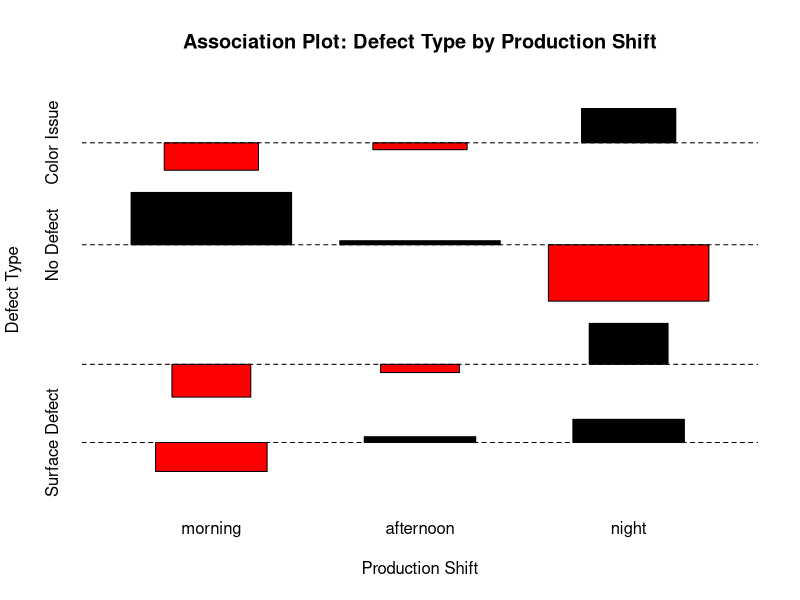
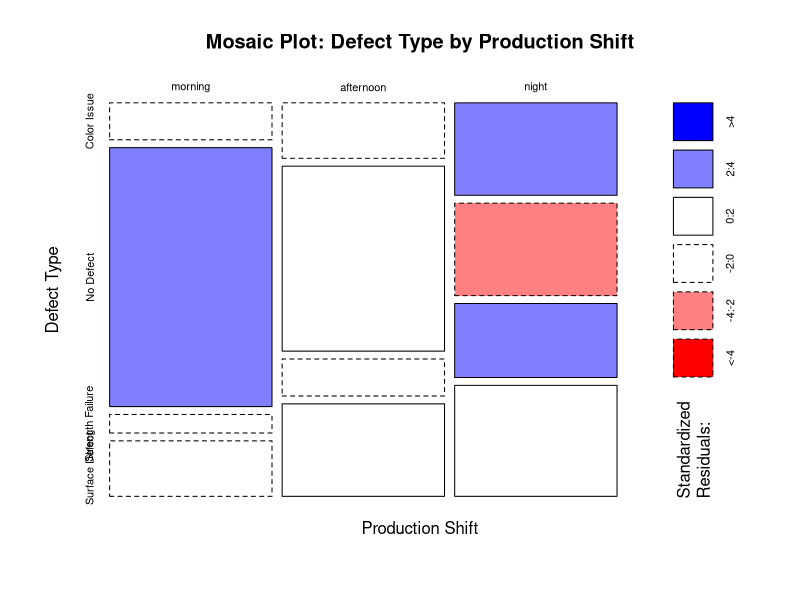

Recreate these plots in R, in order. (Note: this script raises an error after producing the figures.)


morning<-c(10,70,5,15)
afternoon<-c(15,50,10,25)
night<-c(25,25,20,30)

defects_table<-rbind(morning, afternoon,night)
colnames(defects_table)<-c("Color Issue", "No Defect", "Strength Failure", "Surface Defect")

#Performing Chi Square Test
chi_result<-chisq.test(defects_table)
chi_result

#Standardized Residuals
chi_result$residuals

# Association Plot
assocplot(defects_table, xlab = "Production Shift", ylab = "Defect Type",
          main = "Association Plot: Defect Type by Production Shift")

# Mosaic Plot with shading
mosaicplot(defects_table, shade = TRUE,
           xlab = "Production Shift", ylab = "Defect Type",
           main = "Mosaic Plot: Defect Type by Production Shift")

# Grouped Bar Plot 
library(reshape2)

expected_table <- chi_result$expected

observed_df <- data.frame(melt(defects_table, value.name = "Count"),
                          Distribution = "Observed")
expected_df <- data.frame(melt(expected_table, value.name = "Count"),
                          Distribution = "Expected")

plot_df <- rbind(observed_df, expected_df)
colnames(plot_df) <- c("Shift", "DefectType", "Count", "Distribution")

ggplot(plot_df, aes(x = Distribution, y = Count, fill = Shift)) +
  geom_bar(stat = "identity", position = "stack") +
  facet_grid(~DefectType) +
  ggtitle("Observed vs Expected Counts for Defect Type by Shift")
